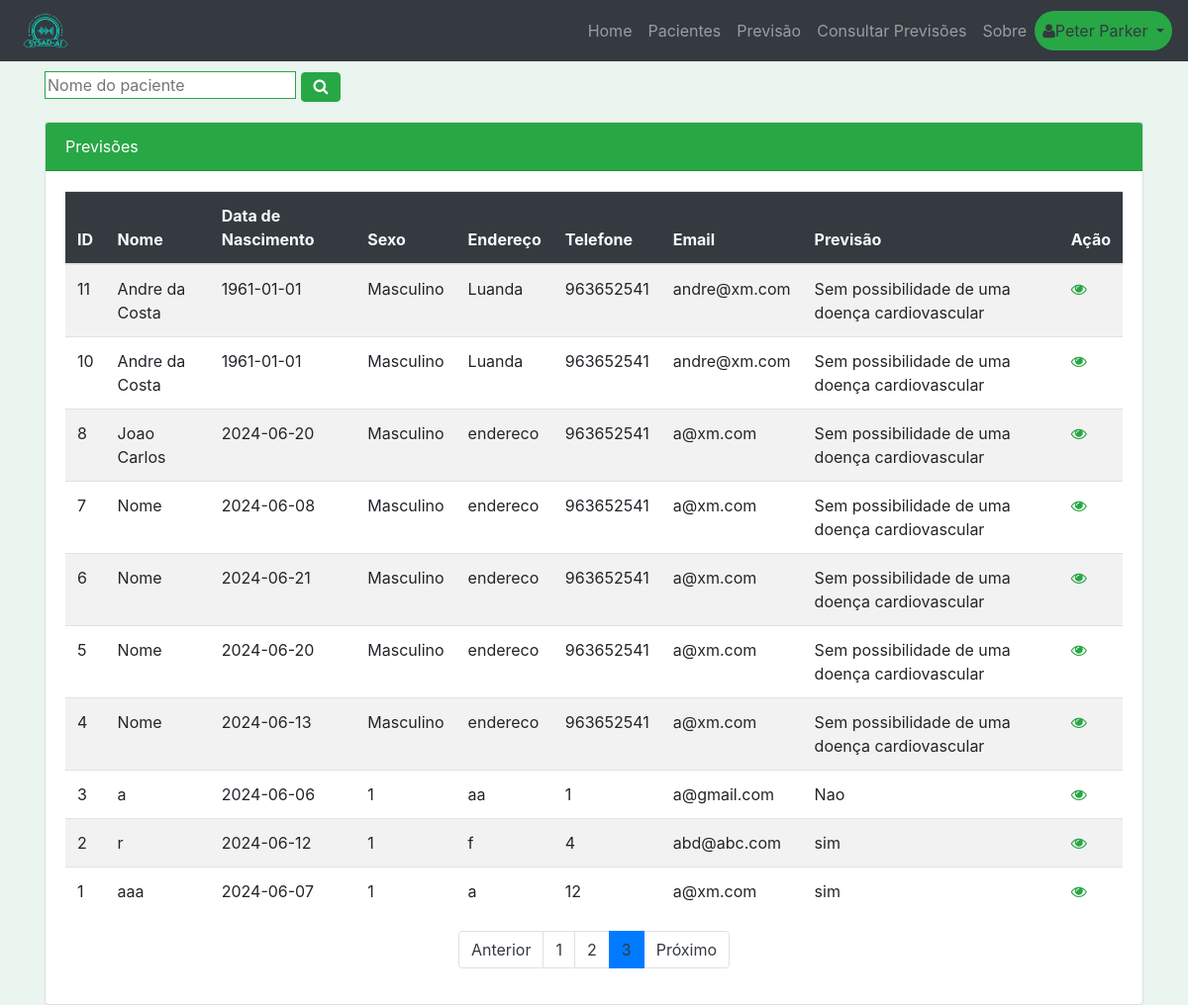
The app's page /consultaPaciente?page=3 (signed in) with its own data.
### tables this page shows
CREATE TABLE "previsao" (
	"id"	INTEGER,
	"id_paciente"	INTEGER,
	"id_profissional"	INTEGER,
	"data"	DATETIME DEFAULT CURRENT_TIMESTAMP,
	"dor_toracica"	TEXT,
	"ta"	TEXT,
	"colesterol"	INTEGER,
	"glicemia"	TEXT,
	"resultados_eletrocardiograficos"	TEXT,
	"frequencia_cardiaca"	INTEGER,
	"angina"	TEXT,
	"oldpeak"	TEXT,
	"inclinacao_st"	TEXT,
	"num_vasos_principais"	INTEGER,
	"talassemia"	TEXT,
	"previsao"	TEXT,
	FOREIGN KEY("id_profissional") REFERENCES "profissional"("id"),
	PRIMARY KEY("id" AUTOINCREMENT),
	FOREIGN KEY("id_paciente") REFERENCES "paciente"("id")
);

CREATE TABLE "paciente" (
	"id"	INTEGER,
	"nome"	TEXT NOT NULL,
	"data_nascimento"	TEXT NOT NULL,
	"sexo"	TEXT NOT NULL,
	"endereco"	TEXT,
	"telefone"	TEXT,
	"email"	TEXT NOT NULL,
	"data_cadastro"	DATETIME DEFAULT CURRENT_TIMESTAMP,
	PRIMARY KEY("id" AUTOINCREMENT)
);

### app.py (the view)
@app.route('/consultaPaciente')
def consultaPaciente():
    if 'user_id' in session:
        user_id = session['user_id']
        db = get_db()
        cursor = db.cursor()
        page = request.args.get('page', 1, type=int)
        per_page = 10  # Número de registros por página
        offset = (page - 1) * per_page
        cursor.execute('''
            SELECT paciente.*, previsao.previsao, previsao.id_profissional
            FROM paciente
            JOIN previsao ON previsao.id_paciente = paciente.id
            WHERE previsao.id_profissional = ?
            ORDER BY paciente.id DESC
            LIMIT ? OFFSET ?
        ''', (user_id, per_page, offset))
        pacientes = cursor.fetchall()
        cursor.execute('''
            SELECT COUNT(*)
            FROM paciente
            JOIN previsao ON previsao.id_paciente = paciente.id
            WHERE previsao.id_profissional = ?
        ''', (user_id,))
        total_pacientes = cursor.fetchone()[0]
        total_pages = (total_pacientes + per_page - 1) // per_page
        return render_template('consultaPaciente.html', pacientes=pacientes, page=page, total_pages=total_pages)
    return redirect(url_for('login'))

### app.py (called while the page is built)
def get_db():
    conn = sqlite3.connect(DATABASE)
    conn.row_factory = sqlite3.Row
    return conn

### templates/consultaPaciente.html (shortened to what this page needs)
{% extends "base.html" %}
{% block content %}
<form class="form" action="/pesquisar" method="post">
  <input class="border border-success" type="text" name="pesquisa" placeholder="Nome do paciente">
  <button class="fa fa-search btn btn-success" type="submit">
  </button>
</form>
<div class="card">
  <div class="card-header bg-success text-white">
    Previsões
  </div>
  <div class="card-body">
    {% if pacientes %}
    <div class="table-responsive">
      <table class="table table-striped table-hover">
        <thead class="bg-dark text-light">
          <tr>
            <th>ID</th>
            <th>Nome</th>
            <th>Data de Nascimento</th>
            <th>Sexo</th>
            <th>Endereço</th>
            <th>Telefone</th>
            <th>Email</th>
            <th>Previsão</th>
            <th>Ação</th>
          </tr>
        </thead>
        <tbody>
          {% for paciente in pacientes %}
          <tr>
            <td>{{ paciente.id }}</td>
            <td>{{ paciente.nome }}</td>
            <td>{{ paciente.data_nascimento }}</td>
            <td>{{ paciente.sexo }}</td>
            <td>{{ paciente.endereco }}</td>
            <td>{{ paciente.telefone }}</td>
            <td>{{ paciente.email }}</td>
            <td>{{ paciente.previsao }}</td>
            <td><a class="text-success" href="{{ url_for('detalhePaciente', id_paciente = paciente.id) }}">
              <i class="fa fa-eye" aria-hidden="true"></i>
              </a></td>
          </tr>
          {% endfor %}
        </tbody>
      </table>
      <nav aria-label="Page navigation">
        <ul class="pagination justify-content-center">
            <li class="page-item {% if page <= 1 %}disabled{% endif %}">
                <a class="page-link text-dark" href="{{ url_for('consultaPaciente', page=page-1) }}" tabindex="-1">Anterior</a>
            </li>
            {% for p in range(1, total_pages + 1) %}
            <li class="page-item {% if p == page %}active{% endif %}">
                <a class="page-link text-dark" href="{{ url_for('consultaPaciente', page=p) }}">{{ p }}</a>
            </li>
            {% endfor %}
            <li class="page-item {% if page >= total_pages %}disabled{% endif %}">
                <a class="page-link text-dark" href="{{ url_for('consultaPaciente', page=page+1) }}">Próximo</a>
            </li>
        </ul>
    </nav>
    </div>
    {% else %}
    <p>Sem pacientes para o seu usuário.</p>
    {% endif %}
  </div>
</div>
{% endblock %}

### static/css/estilo.css (style rules this page uses)
body { background-color: #e9f5ee; padding-top: 56px; }
.card { margin-top: 20px; }
.btn-success { background-color: #28a745; border-color: #28a745; }

### records on screen
previsao: id "11", nome "Andre da Costa", data_nascimento "1961-01-01", sexo "Masculino", endereco "Luanda", telefone "963652541", email "andre@xm.com", previsao "Sem possibilidade de uma doença cardiovascular"
previsao: id "10", nome "Andre da Costa", data_nascimento "1961-01-01", sexo "Masculino", endereco "Luanda", telefone "963652541", email "andre@xm.com", previsao "Sem possibilidade de uma doença cardiovascular"
previsao: id "8", nome "Joao Carlos", data_nascimento "2024-06-20", sexo "Masculino", endereco "endereco", telefone "963652541", email "a@xm.com", previsao "Sem possibilidade de uma doença cardiovascular"
previsao: id "7", nome "Nome", data_nascimento "2024-06-08", sexo "Masculino", endereco "endereco", telefone "963652541", email "a@xm.com", previsao "Sem possibilidade de uma doença cardiovascular"
previsao: id "6", nome "Nome", data_nascimento "2024-06-21", sexo "Masculino", endereco "endereco", telefone "963652541", email "a@xm.com", previsao "Sem possibilidade de uma doença cardiovascular"
previsao: id "5", nome "Nome", data_nascimento "2024-06-20", sexo "Masculino", endereco "endereco", telefone "963652541", email "a@xm.com", previsao "Sem possibilidade de uma doença cardiovascular"
previsao: id "4", nome "Nome", data_nascimento "2024-06-13", sexo "Masculino", endereco "endereco", telefone "963652541", email "a@xm.com", previsao "Sem possibilidade de uma doença cardiovascular"
previsao: id "3", nome "a", data_nascimento "2024-06-06", sexo "1", endereco "aa", telefone "1", email "a@gmail.com", previsao "Nao"
previsao: id "2", nome "r", data_nascimento "2024-06-12", sexo "1", endereco "f", telefone "4", email "abd@abc.com", previsao "sim"
previsao: id "1", nome "aaa", data_nascimento "2024-06-07", sexo "1", endereco "a", telefone "12", email "a@xm.com", previsao "sim"

### other values on screen
{{ session['nome'] }} "Peter Parker"
{{ p }} "1" "2" "3"
